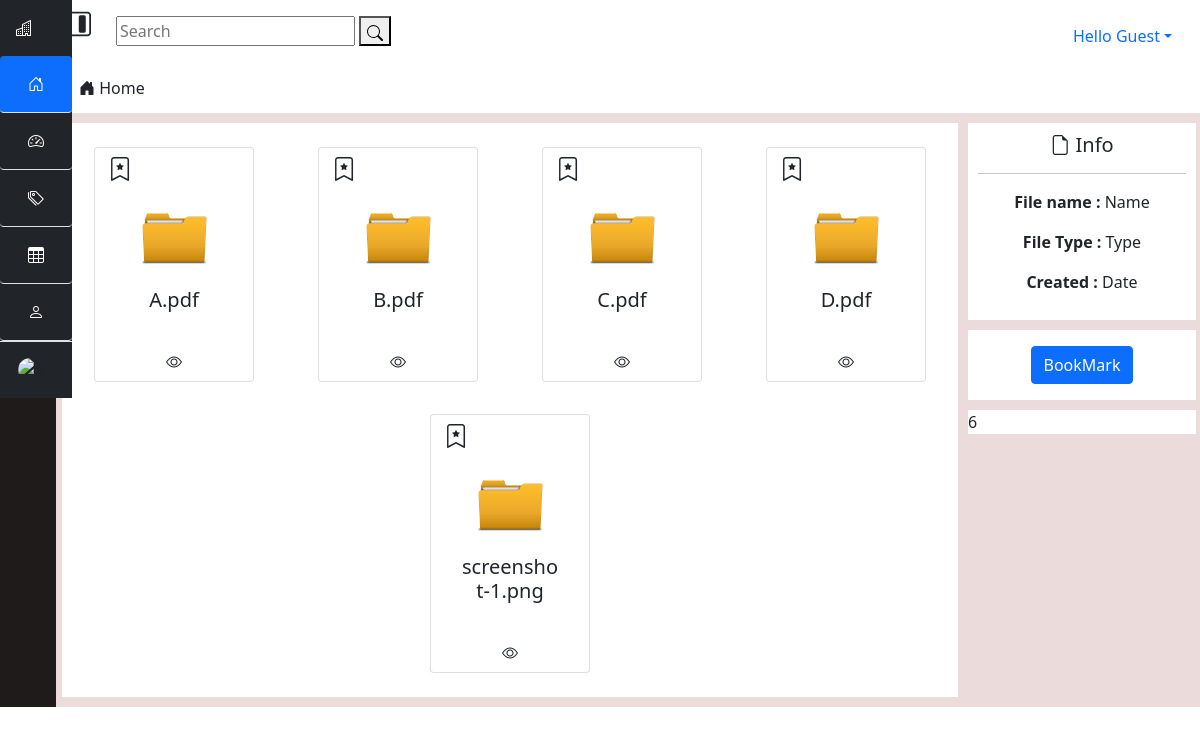
Before: / with the older database file.
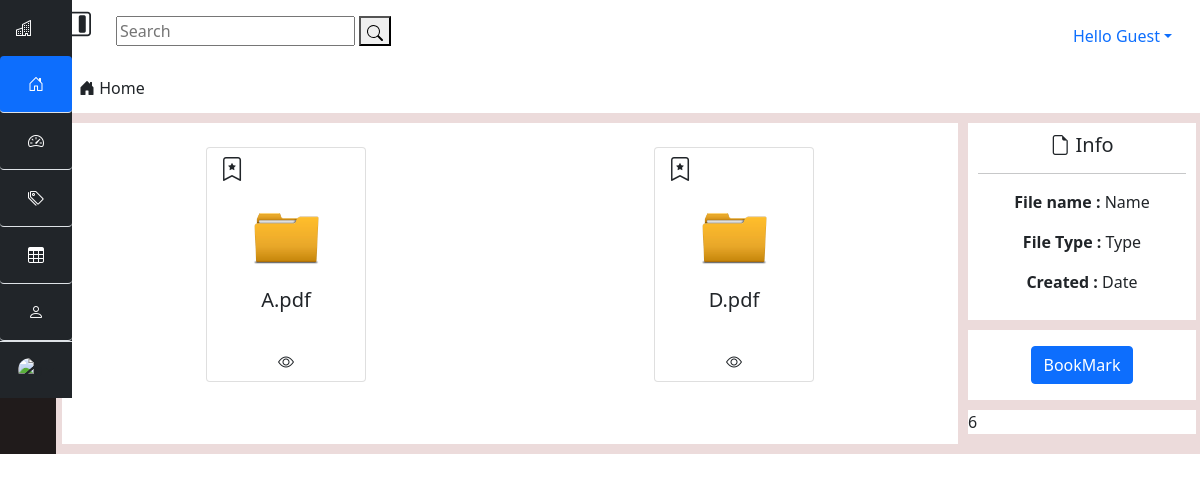
After: the same page with the newer database file.
### paperwebapp/models.py (models this page shows, shortened)
class files(models.Model):
    Name = models.CharField(max_length=500,null=True)
    Uploadfiles = models.FileField(upload_to="paperwebapp/files",null=True)
    UpTime = models.DateTimeField(default=datetime.datetime.now)

### paperwebapp/views.py (the view)
# urls.py: path('',views.admin,name='admin'),
def admin(request):
    if request.method == "GET":
        myform = FilesForm()
        if 'search' in request.GET:
            ser = request.GET['search']
            allfiles = files.objects.filter(Name__icontains=ser)
        else:
            allfiles = files.objects.all()
        data = {'form':myform,'files':allfiles}
        return render(request,'paperwebapp/pannel.html',data)

### paperwebapp/form.py
class FilesForm(forms.ModelForm):
    class Meta:
        model = files
        fields = ['Uploadfiles']

### paperwebapp/templates/paperwebapp/pannel.html (shortened to what this page needs)
{% extends 'paperwebapp/main.html' %}
{% load static %}
{% block css %}
<link rel="stylesheet" href="{% static 'paperwebapp/css/pannel.css' %}">
<link rel="stylesheet" href="{% static 'paperwebapp/css/layout.css' %}">
{% endblock css %}
{% block body %}
{% load static %}
<div class="container-fluid con">
  <div class="lay lay-1" id="sidehid">
    <div class="d-flex flex-column flex-shrink-0 text-white bg-dark" id="nav1" style="width: 4.5rem;">
      <a href="/" class="d-block p-3 link-dark text-decoration-none" title="" data-bs-toggle="tooltip" data-bs-placement="right" data-bs-original-title="Icon-only">
        <i class="bi bi-building myicon"></i>
      </a>
      <ul class="nav nav-pills nav-flush flex-column mb-auto text-center">
        <li class="nav-item">
          <a href="#" class="nav-link active py-3 border-bottom" aria-current="page" title="" data-bs-toggle="tooltip" data-bs-placement="right" data-bs-original-title="Home">
            <i class="bi bi-house-door myicon"></i>
          </a>
        </li>
        <li>
          <a href="#" class="nav-link py-3 border-bottom" title="" data-bs-toggle="tooltip" data-bs-placement="right" data-bs-original-title="Dashboard">
            <i class="bi bi-speedometer2 myicon"></i>
          </a>
        </li>
        <li>
          <a href="#" class="nav-link py-3 border-bottom" title="" data-bs-toggle="tooltip" data-bs-placement="right" data-bs-original-title="Orders">
            <i class="bi bi-tags myicon"></i>
          </a>
        </li>
        <li>
          <a href="#" class="nav-link py-3 border-bottom" title="" data-bs-toggle="tooltip" data-bs-placement="right" data-bs-original-title="Products">
            <i class="bi bi-table myicon"></i>
          </a>
        </li>
        <li>
          <a href="#" class="nav-link py-3 border-bottom" title="" data-bs-toggle="tooltip" data-bs-placement="right" data-bs-original-title="Customers">
            <i class="bi bi-person myicon"></i>
          </a>
        </li>
      </ul>
      <div class="dropdown border-top">
        <a href="#" class="d-flex align-items-center justify-content-center p-3 link-dark text-decoration-none dropdown-toggle" id="dropdownUser3" data-bs-toggle="dropdown" aria-expanded="false">
          <img src="https://github.com/mdo.png" alt="mdo" width="24" height="24" class="rounded-circle">
        </a>
      </div>
    </div>
  </div>
  <div class="lay lay-2" id="sideexp">
    <ul class="nav nav-pills">
      <li class="nav-item">
        <button type="submit" id="sbtnhide" class="btn btn-default"><h3><i class="bi bi-layout-sidebar-inset-reverse"></i></h3></button>
      </li>
      <li class="nav-item">
        <div class="container my-3 allcenter">
          <form action="{% url 'admin' %}" method="get">
            <input type="text" name='search' placeholder="Search">
            <button class="" type="submit">
            </button>
          </form>
        </div>
      </li>
      <li class="nav-item" id="logleft">
        <div class="container my-3">
          <ul class="nav nav-pills navu">
              <li class="nav-item dropdown">
                {% if request.user.is_authenticated %}
                <a class="nav-link dropdown-toggle" data-bs-toggle="dropdown" href="#" role="button" aria-expanded="false">Hello {{request.user.username}}</a>
                <ul class="dropdown-menu">
                  <li><a class="dropdown-item" href="{% url 'logout' %}">Logout</a></li>
                </ul>
                {% else %}
                <a class="nav-link dropdown-toggle" data-bs-toggle="dropdown" href="#" role="button" aria-expanded="false">Hello Guest</a>
                {% endif %}
              </li>
            </ul>
      </div>
      </li>
    </ul>
    <div class="mx-3">
      <a href="/" type="button" class="btn btn-default"><h6><i class="bi bi-house-door-fill"></i> <span>Home</span></h6></a>
    </div>
  </div>
  <div class="lay lay-3" id="sideexp2">
  <div class="container allcenter my-4">
    <div class="row my-3">
    {% for file in files %}
          <div class="col">
            <div class="card" style="width: 10rem;">
                <div class="btncart">
                  <button id="a{{file.id}}" type="button" class="btn btn-default"><h4><i id="ia{{file.id}}" class="bi bi-bookmark-star"></i></h4></button>
                </div>
                <button type="submit"  class="btn btn-default getinfo" id="b{{file.id}}">
                <img  src="{% static 'paperwebapp/image/file.png' %}" class="card-img-top allimg" alt="...">
                <div class="card-body">
                  <h5 id="n{{file.id}}" class="card-title">{{file.Name}}</h5>
                </div>
                </button>
                <a id="i{{file.id}}" href="/media/{{file.Uploadfiles}}" class="btn btn-default"><i class="bi bi-eye"></i></a>
              </div>
          </div>
    {% endfor %}
  </div>
  </div>
</div>
  <div class="lay lay-4">
    <div class="info">
      <h5><i class="bi bi-file-earmark"></i> Info</h5>
    <div>
      <hr>
      <p>
        <b> File name : </b> <span id="infoname">Name</span>
      </p>
      <p> <b> File Type : </b> <span id="infotype">Type</span></p>
      <p> <b> Created : </b> <span id="infodate">Date</span></p>
    </div>
    </div>
  </div>
  <div class="lay lay-5">
    <div class="container txtcenter my-3" >
      <p>
        <a class="btn btn-primary" data-bs-toggle="collapse" href="#collapseExample" role="button" aria-expanded="false" aria-controls="collapseExample">
          BookMark
        </a>
      </p>
    </div>
  </div>
  <div class="lay lay-6">6</div>
</div>
{% endblock body %}

### paperwebapp/templates/paperwebapp/main.html (shortened to what this page needs)
<!DOCTYPE html>
{% load static %}
<html lang="en">
<head>
    <link rel="stylesheet" href="https://cdn.jsdelivr.net/npm/bootstrap-icons@1.3.0/font/bootstrap-icons.css">
    <link rel="stylesheet" href="https://pro.fontawesome.com/releases/v5.10.0/css/duotone.css"/>
    <link rel="stylesheet" href="https://pro.fontawesome.com/releases/v5.10.0/css/fontawesome.css"/>
    <link href="https://cdn.jsdelivr.net/npm/bootstrap@5.1.3/dist/css/bootstrap.min.css" rel="stylesheet">
    {% block css %} {% endblock css %}
</head>
<body>
    {% block body %}
    {% endblock body %}
</body>
</html>

### paperwebapp/static/paperwebapp/css/pannel.css (style rules this page uses)
.allcenter { text-align: center; text-align: -webkit-center; }
.allimg { width: 50%; align-self: center; }
.navu { justify-content: right; }
.btncart { text-align: -webkit-right; text-align-last: justify; display: flex; justify-content: space-between; }
.txtcenter { text-align: center; }
.myicon { color: white; }
.info { text-align: center; padding: 10px; }
.getinfo { text-decoration: none; }

### paperwebapp/static/paperwebapp/css/layout.css (style rules this page uses)
.container-fluid { padding: 0; }
.con { background-color: rgb(236, 219, 219); height: auto; display: grid; grid-template-columns: repeat(5, 1fr); grid-auto-rows: auto; grid-gap: 10px; }
.lay { background-color: white; }
.lay-1 { position: relative; grid-row: 1/ span 6; grid-column: 1; color: white; background-color: rgb(32, 27, 27); width: 24%; }
.lay-2 { grid-column: 2/ span 4; margin-left: -16vw; }
.lay-3 { grid-row: 2 / span 4; grid-column: 2 / span 3; margin-left: -15vw; }
.lay-4 { grid-column: 5 / span 1; margin-right: 4px; }
.lay-5 { grid-column: 5 / span 1; grid-row: 3 / span 1; margin-right: 4px; }
.lay-6 { grid-column: 5 / span 1; margin-right: 4px; }
#logleft { margin-left: auto; }

Changed rows visible on the page:
removed files: Name "B.pdf"
removed files: Name "C.pdf"
removed files: Name "screenshot-1.png"
